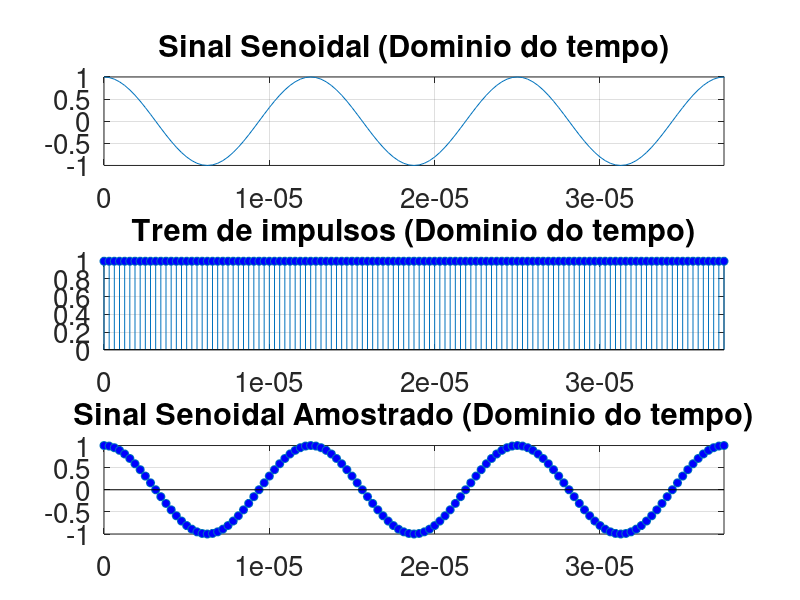
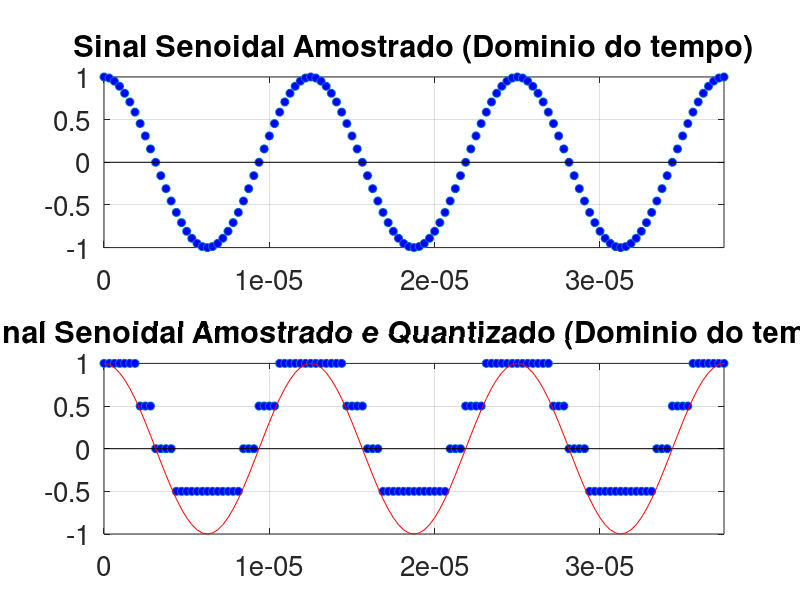
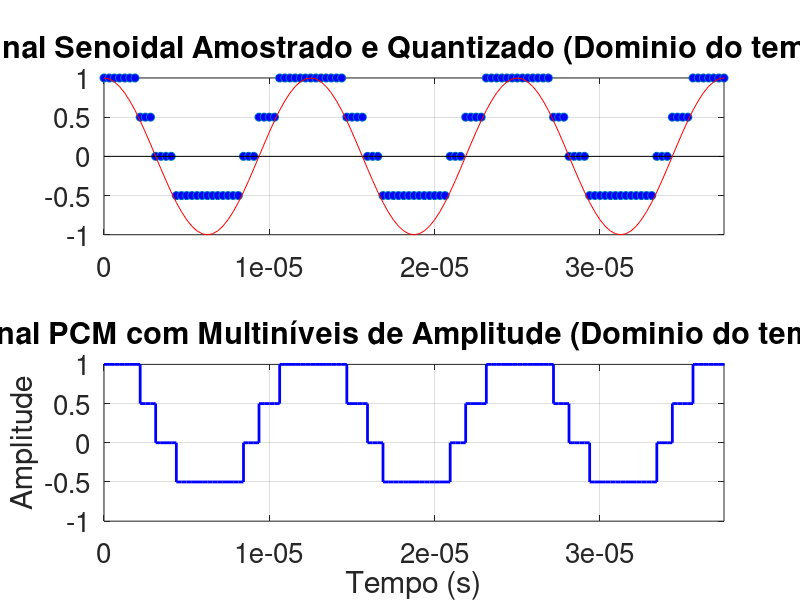

These charts were generated, in order, by the following MATLAB code:
close all; clear all; clc;
pkg load signal;

% Altera o tamanho da fonte nos plots para 15
set(0, 'DefaultAxesFontSize', 20);

% Defining the base signal amplitude.
A_signal = 1;

% Defining the frequency for the base signal 
f_signal = 80000;

% Defining the period and frequency of sampling:
fs = 40*f_signal;
Ts = 1/fs;
T = 1/f_signal;

% Defining the sinal period.
t_inicial = 0;
t_final = 0.01;

% "t" vector, correspondig to the time period of analysis, on time domain.
t = [t_inicial:Ts:t_final];

signal = A_signal*cos(2*pi*f_signal*t);

% Criando um trem de impulsos com período de 2T
impulse_train = zeros(size(t));
impulse_train(mod(t, 1/fs) == 0) = 1;

signal_sampled = signal .* impulse_train;

% Quantidade de níveis desejada (tirando o 0)
n=2;
num_levels = 2^n;

% Gerando os níveis de quantização automaticamente
levels = linspace(-1, 1, num_levels+1);
levels = levels(2:end); % Remove o primeiro elemento (zero)

% Quantização
quantized_signal = zeros(size(signal_sampled));
for i = 1:length(signal_sampled)
    for j = 1:length(levels)
        if signal_sampled(i) <= levels(j)
            quantized_signal(i) = levels(j);
            break;
        end
    end
end

figure(1)
subplot(311)
plot(t,signal)
grid on;
xlim([0 3*T])
title('Sinal Senoidal (Dominio do tempo)')

subplot(312)
stem(t,impulse_train, 'MarkerFaceColor', 'b')
grid on;
xlim([0 3*T])
title('Trem de impulsos (Dominio do tempo)')

subplot(313)
stem(t,signal_sampled, 'LineStyle','none', 'MarkerFaceColor', 'b')
grid on;
xlim([0 3*T])
title('Sinal Senoidal Amostrado (Dominio do tempo)')

figure(2)
subplot(211)
stem(t,signal_sampled, 'LineStyle','none', 'MarkerFaceColor', 'b')
grid on;
xlim([0 3*T])
title('Sinal Senoidal Amostrado (Dominio do tempo)')

subplot(212)
stem(t,quantized_signal, 'LineStyle','none', 'MarkerFaceColor', 'b')
xlim([0 3*T])
hold on; 
plot(t,signal, 'r')
xlim([0 3*T])
grid on;
title('Sinal Senoidal Amostrado e Quantizado (Dominio do tempo)')

% convertendo valores quantizados para binário: 
binary_signal = dec2bin((quantized_signal + 1) * (2^(n-1)), n);

% Definindo as amplitudes para cada valor binário
amplitudes = linspace(-1, 1, 2^n + 1);

% Mapeando os valores binários para as amplitudes
pcm_signal = zeros(size(binary_signal, 1), 1);
for i = 1:size(binary_signal, 1)
    bin_str = binary_signal(i, :);
    bin_value = bin2dec(bin_str);
    pcm_signal(i) = amplitudes(bin_value + 1); % Adiciona 1 para compensar o índice 0 em MATLAB
end

% Definindo o vetor de tempo para o sinal PCM
t_pcm = [t_inicial:Ts:t_final];

figure(3)
subplot(211)
stem(t,quantized_signal, 'LineStyle','none', 'MarkerFaceColor', 'b')
xlim([0 3*T])
hold on; 
plot(t,signal, 'r')
xlim([0 3*T])
grid on;
title('Sinal Senoidal Amostrado e Quantizado (Dominio do tempo)')


subplot(212)
stairs(t_pcm, pcm_signal, 'b', 'LineWidth', 2);
xlim([0 3*T])
xlabel('Tempo (s)');
ylabel('Amplitude');
title('Sinal PCM com Multiníveis de Amplitude (Dominio do tempo)');
grid on;
